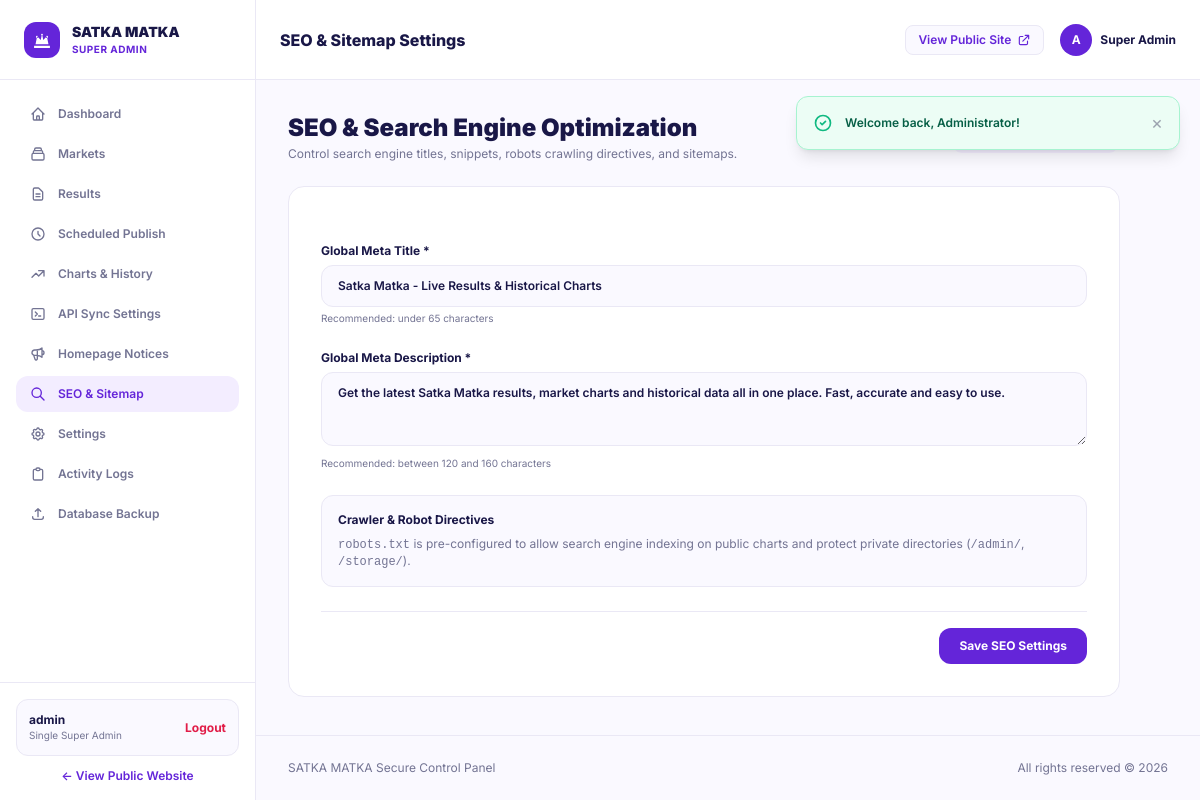
The page /admin/seo/index.php (signed in) on the database its author committed.
### tables this page shows
CREATE TABLE IF NOT EXISTS settings (
    id INT AUTO_INCREMENT PRIMARY KEY,
    setting_key VARCHAR(100) NOT NULL UNIQUE,
    setting_value TEXT NULL,
    setting_group VARCHAR(50) NOT NULL DEFAULT 'general',
    description VARCHAR(255) NULL,
    updated_at DATETIME NOT NULL DEFAULT CURRENT_TIMESTAMP ON UPDATE CURRENT_TIMESTAMP
);

### app/models/Setting.php (called while the page is built, shortened)
<?php
class Setting {
    private static array $cache = [];
    public static function get(string $key, ?string $default = null): ?string {
        try {
            $pdo = Database::getConnection();
            $stmt = $pdo->prepare("SELECT setting_value FROM settings WHERE setting_key = ?");
            $stmt->execute([$key]);
            $val = $stmt->fetchColumn();
            if ($val !== false) {
                self::$cache[$key] = (string)$val;
                return self::$cache[$key];
            }
        } catch (Exception $e) {
        }
        return $default;
    }
}

### app/helpers/security.php (called while the page is built, shortened)
<?php
function e(?string $value): string {
    return htmlspecialchars($value ?? '', ENT_QUOTES | ENT_SUBSTITUTE, 'UTF-8');
}

### admin/seo/index.php (the view, shortened to what this page needs)
<?php
$title = Setting::get('meta_title', 'Satka Matka - Live Results & Historical Charts');
$desc = Setting::get('meta_description', 'Get the latest Satka Matka results, market charts and historical data all in one place. Fast, accurate and easy to use.');
require __DIR__ . '/../includes/head.php';
require __DIR__ . '/../includes/sidebar.php';
?>
<div class="flex-1 flex flex-col min-w-0">
  <?php require __DIR__ . '/../includes/header.php'; ?>
  <?php require __DIR__ . '/../../includes/flash-message.php'; ?>
  <main class="p-6 sm:p-8 space-y-6 flex-1 max-w-4xl">
    <div class="flex items-center justify-between">
      <div>
        <h1 class="text-2xl font-black text-[#191747]">SEO &amp; Search Engine Optimization</h1>
        <p class="text-xs text-[#737493] mt-0.5">Control search engine titles, snippets, robots crawling directives, and sitemaps.</p>
      </div>
      <a href="/sitemap.php?xml=1" target="_blank" class="px-4 py-2 rounded-xl bg-[#F3EDFF] text-[#6425D9] text-xs font-bold hover:bg-[#e7d8ff] transition">
      </a>
    </div>
    <form action="/admin/seo/index.php" method="POST" class="bg-white rounded-2xl border border-[#EAE8F5] p-6 sm:p-8 shadow-xs space-y-6">
      <div>
        <label class="block text-xs font-bold text-[#191747] mb-1.5">Global Meta Title *</label>
        <input type="text" name="meta_title" value="<?= e($title) ?>" required class="w-full px-4 py-3 rounded-xl bg-[#FAF9FF] border border-[#EAE8F5] text-xs font-semibold text-[#191747]">
        <span class="text-[10px] text-[#737493] mt-1 block">Recommended: under 65 characters</span>
      </div>
      <div>
        <label class="block text-xs font-bold text-[#191747] mb-1.5">Global Meta Description *</label>
        <textarea name="meta_description" rows="3" required class="w-full px-4 py-3 rounded-xl bg-[#FAF9FF] border border-[#EAE8F5] text-xs font-semibold text-[#191747]"><?= e($desc) ?></textarea>
        <span class="text-[10px] text-[#737493] mt-1 block">Recommended: between 120 and 160 characters</span>
      </div>
      <div class="p-4 rounded-xl bg-[#FAF9FF] border border-[#EAE8F5] space-y-2">
        <h3 class="text-xs font-bold text-[#191747]">Crawler &amp; Robot Directives</h3>
        <p class="text-xs text-[#737493]">
          <code>robots.txt</code> is pre-configured to allow search engine indexing on public charts and protect private directories (<code>/admin/</code>, <code>/storage/</code>).
        </p>
      </div>
      <div class="pt-4 border-t border-[#EAE8F5] flex justify-end">
        <button type="submit" class="px-5 py-2.5 rounded-xl bg-[#6425D9] hover:bg-[#521ec2] text-white text-xs font-bold shadow-xs transition">Save SEO Settings</button>
      </div>
    </form>
  </main>
  <?php require __DIR__ . '/../includes/footer.php'; ?>

### assets/css/app.css (style rules this page uses)
:root { --primary-purple: #6425D9; --deep-purple: #35156F; --light-purple: #F3EDFF; --main-bg: #FFFFFF; --soft-bg: #FAF9FF; --primary-text: #191747; --secondary-text: #737493; --border-color: #EAE8F5; --success-green: #16A779; }
body { font-family: 'Inter', -apple-system, BlinkMacSystemFont, 'Segoe UI', Roboto, Helvetica, Arial, sans-serif; color: var(--primary-text); background-color: var(--soft-bg); -webkit-font-smoothing: antialiased; }

### rows shown on the page
settings: meta_title "Satka Matka - Live Results & Historical Charts"
settings: meta_description "Get the latest Satka Matka results, market charts and historical data all in one place. Fast, accurate and easy to use."

### other values the page prints
$pageTitle "SEO & Sitemap Settings"
$f['message'] "Welcome back, Administrator!"
